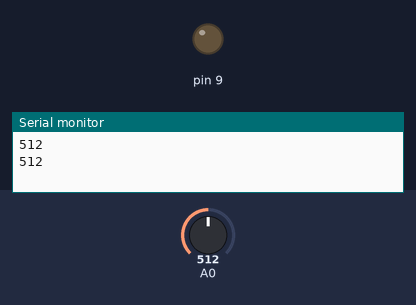
Simulated run of this sketch. Board: Arduino Uno, built with avr-gcc and run on an emulated ATmega328P. On the bench: output pins drawn as LEDs (lit = HIGH), the last lines printed to the serial monitor. The test bench sets the inputs (shaded band); at power-on: A0 = 512.

Above: at 2.8 s.
2.9 s: A0 set to 308
5.6 s: A0 set to 286
At 7.5 s:
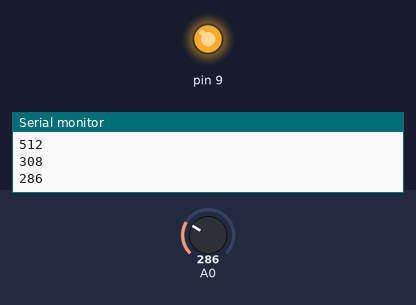
8.3 s: A0 set to 306
At 10.5 s:
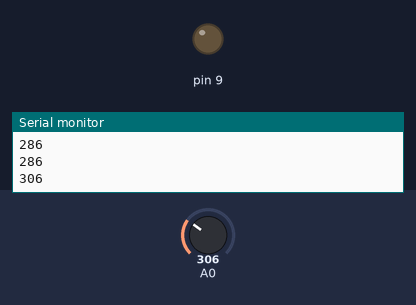
11.5 s: A0 set to 122
At 13.3 s:
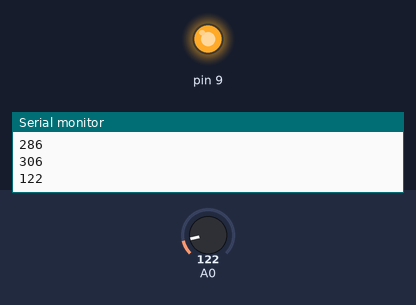
Timing chart, 0 to 14.8 s (numbered marks = the images above; inputs shaded):
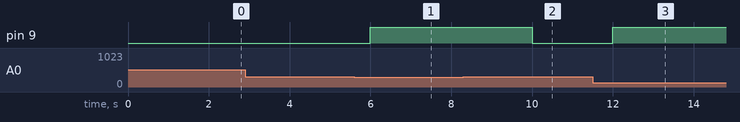

The sketch:

sensore_terreno.ino
```cpp
const int soglia_critica = 300; //Soglia alla quale il led sarà ON
void setup()
{
Serial.begin(9600);
pinMode(9, OUTPUT);
}
void loop()
{
int sensorValue = analogRead(A0); //Legge il valore analogico
Serial.println(sensorValue); //Stampa a schermo il valore
if (sensorValue <= soglia_critica)
digitalWrite(9,HIGH); //Accendi led
else
digitalWrite(9,LOW); //Spegni led
delay(2000); //Attende due secondi
}
```

Measured:
- the behaviour switches between 301 and 300 on A0 (found by bisection; images 0 and 1)
- after the input at 5.6 s, pin 9: LOW → HIGH after 0.40 s
- after the input at 8.3 s, pin 9: HIGH → LOW after 1.7 s
- after the input at 11.5 s, pin 9: LOW → HIGH after 0.50 s
